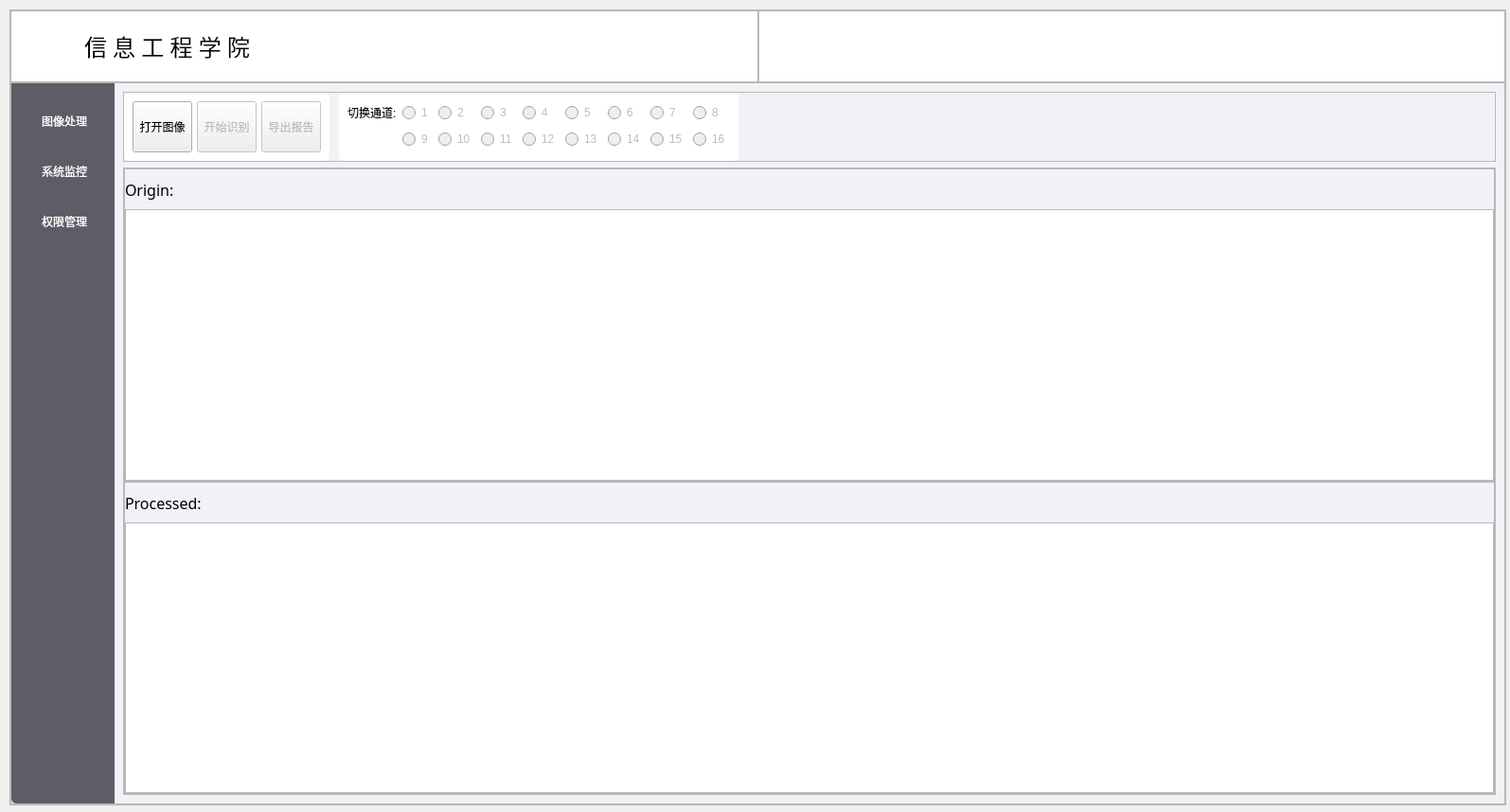
<?xml version="1.0" encoding="UTF-8"?>
<ui version="4.0">
 <class>MainWindow</class>
 <widget class="QMainWindow" name="MainWindow">
  <property name="geometry">
   <rect>
    <x>0</x>
    <y>0</y>
    <width>1595</width>
    <height>858</height>
   </rect>
  </property>
  <property name="windowTitle">
   <string>MainWindow</string>
  </property>
  <property name="toolButtonStyle">
   <enum>Qt::ToolButtonIconOnly</enum>
  </property>
  <widget class="QWidget" name="centralwidget">
   <widget class="QFrame" name="MainFrame">
    <property name="geometry">
     <rect>
      <x>10</x>
      <y>10</y>
      <width>1581</width>
      <height>841</height>
     </rect>
    </property>
    <property name="minimumSize">
     <size>
      <width>0</width>
      <height>0</height>
     </size>
    </property>
    <property name="frameShape">
     <enum>QFrame::StyledPanel</enum>
    </property>
    <property name="frameShadow">
     <enum>QFrame::Raised</enum>
    </property>
    <property name="lineWidth">
     <number>0</number>
    </property>
    <layout class="QVBoxLayout" name="verticalLayout">
     <property name="spacing">
      <number>0</number>
     </property>
     <property name="leftMargin">
      <number>0</number>
     </property>
     <property name="topMargin">
      <number>0</number>
     </property>
     <property name="rightMargin">
      <number>0</number>
     </property>
     <property name="bottomMargin">
      <number>0</number>
     </property>
     <item>
      <widget class="QFrame" name="TopFrame">
       <property name="sizePolicy">
        <sizepolicy hsizetype="Preferred" vsizetype="Expanding">
         <horstretch>0</horstretch>
         <verstretch>1</verstretch>
        </sizepolicy>
       </property>
       <property name="styleSheet">
        <string notr="true">#TopFrame{
background-color: rgb(255, 255, 255);
border-top-left-radius:5px;
border-top-right-radius:5px;
border-bottom-left-radius: 0px;
border-bottom-right-radius: 0px;
}
</string>
       </property>
       <property name="frameShape">
        <enum>QFrame::StyledPanel</enum>
       </property>
       <property name="frameShadow">
        <enum>QFrame::Raised</enum>
       </property>
       <property name="lineWidth">
        <number>0</number>
       </property>
       <layout class="QHBoxLayout" name="horizontalLayout">
        <property name="spacing">
         <number>0</number>
        </property>
        <property name="leftMargin">
         <number>0</number>
        </property>
        <property name="topMargin">
         <number>0</number>
        </property>
        <property name="rightMargin">
         <number>0</number>
        </property>
        <property name="bottomMargin">
         <number>0</number>
        </property>
        <item>
         <widget class="QFrame" name="TopFrame_left">
          <property name="sizePolicy">
           <sizepolicy hsizetype="Expanding" vsizetype="Preferred">
            <horstretch>5</horstretch>
            <verstretch>0</verstretch>
           </sizepolicy>
          </property>
          <property name="frameShape">
           <enum>QFrame::StyledPanel</enum>
          </property>
          <property name="frameShadow">
           <enum>QFrame::Raised</enum>
          </property>
          <property name="lineWidth">
           <number>0</number>
          </property>
          <layout class="QHBoxLayout" name="horizontalLayout_2">
           <property name="spacing">
            <number>0</number>
           </property>
           <property name="leftMargin">
            <number>0</number>
           </property>
           <property name="topMargin">
            <number>0</number>
           </property>
           <property name="rightMargin">
            <number>0</number>
           </property>
           <property name="bottomMargin">
            <number>0</number>
           </property>
           <item>
            <spacer name="horizontalSpacer">
             <property name="orientation">
              <enum>Qt::Horizontal</enum>
             </property>
             <property name="sizeType">
              <enum>QSizePolicy::Fixed</enum>
             </property>
             <property name="sizeHint" stdset="0">
              <size>
               <width>30</width>
               <height>20</height>
              </size>
             </property>
            </spacer>
           </item>
           <item>
            <widget class="QLabel" name="label_4">
             <property name="maximumSize">
              <size>
               <width>196</width>
               <height>60</height>
              </size>
             </property>
             <property name="text">
              <string/>
             </property>
             <property name="pixmap">
              <pixmap>../resources/image/chd.edu.png</pixmap>
             </property>
             <property name="scaledContents">
              <bool>true</bool>
             </property>
            </widget>
           </item>
           <item>
            <spacer name="horizontalSpacer_3">
             <property name="orientation">
              <enum>Qt::Horizontal</enum>
             </property>
             <property name="sizeType">
              <enum>QSizePolicy::Fixed</enum>
             </property>
             <property name="sizeHint" stdset="0">
              <size>
               <width>40</width>
               <height>20</height>
              </size>
             </property>
            </spacer>
           </item>
           <item>
            <widget class="QLabel" name="label_2">
             <property name="sizePolicy">
              <sizepolicy hsizetype="Preferred" vsizetype="Preferred">
               <horstretch>0</horstretch>
               <verstretch>0</verstretch>
              </sizepolicy>
             </property>
             <property name="font">
              <font>
               <family>隶书</family>
               <pointsize>18</pointsize>
              </font>
             </property>
             <property name="text">
              <string>信 息 工 程 学 院</string>
             </property>
            </widget>
           </item>
           <item>
            <spacer name="horizontalSpacer_2">
             <property name="orientation">
              <enum>Qt::Horizontal</enum>
             </property>
             <property name="sizeHint" stdset="0">
              <size>
               <width>40</width>
               <height>20</height>
              </size>
             </property>
            </spacer>
           </item>
          </layout>
         </widget>
        </item>
        <item>
         <widget class="QFrame" name="TopFrame_right">
          <property name="sizePolicy">
           <sizepolicy hsizetype="Expanding" vsizetype="Preferred">
            <horstretch>5</horstretch>
            <verstretch>0</verstretch>
           </sizepolicy>
          </property>
          <property name="maximumSize">
           <size>
            <width>16777215</width>
            <height>16777215</height>
           </size>
          </property>
          <property name="frameShape">
           <enum>QFrame::StyledPanel</enum>
          </property>
          <property name="frameShadow">
           <enum>QFrame::Raised</enum>
          </property>
          <property name="lineWidth">
           <number>0</number>
          </property>
          <layout class="QHBoxLayout" name="horizontalLayout_3">
           <property name="spacing">
            <number>0</number>
           </property>
           <property name="leftMargin">
            <number>0</number>
           </property>
           <property name="topMargin">
            <number>0</number>
           </property>
           <property name="rightMargin">
            <number>0</number>
           </property>
           <property name="bottomMargin">
            <number>0</number>
           </property>
           <item>
            <spacer name="blank_2">
             <property name="orientation">
              <enum>Qt::Horizontal</enum>
             </property>
             <property name="sizeHint" stdset="0">
              <size>
               <width>40</width>
               <height>20</height>
              </size>
             </property>
            </spacer>
           </item>
           <item alignment="Qt::AlignRight">
            <widget class="QPushButton" name="logout">
             <property name="sizePolicy">
              <sizepolicy hsizetype="Minimum" vsizetype="Preferred">
               <horstretch>0</horstretch>
               <verstretch>0</verstretch>
              </sizepolicy>
             </property>
             <property name="minimumSize">
              <size>
               <width>0</width>
               <height>20</height>
              </size>
             </property>
             <property name="toolTipDuration">
              <number>0</number>
             </property>
             <property name="styleSheet">
              <string notr="true">QPushButton{
	border:none;
}

QPushButton:hover{
	padding-bottom:3px
}</string>
             </property>
             <property name="text">
              <string/>
             </property>
             <property name="icon">
              <iconset>
               <normaloff>../resources/icon/关闭.png</normaloff>../resources/icon/关闭.png</iconset>
             </property>
            </widget>
           </item>
           <item>
            <spacer name="blank_4">
             <property name="orientation">
              <enum>Qt::Horizontal</enum>
             </property>
             <property name="sizeType">
              <enum>QSizePolicy::Preferred</enum>
             </property>
             <property name="sizeHint" stdset="0">
              <size>
               <width>30</width>
               <height>20</height>
              </size>
             </property>
            </spacer>
           </item>
          </layout>
         </widget>
        </item>
       </layout>
      </widget>
     </item>
     <item>
      <widget class="QFrame" name="WorkSpaceFrame">
       <property name="sizePolicy">
        <sizepolicy hsizetype="Preferred" vsizetype="Expanding">
         <horstretch>0</horstretch>
         <verstretch>10</verstretch>
        </sizepolicy>
       </property>
       <property name="styleSheet">
        <string notr="true"/>
       </property>
       <property name="frameShape">
        <enum>QFrame::StyledPanel</enum>
       </property>
       <property name="frameShadow">
        <enum>QFrame::Raised</enum>
       </property>
       <property name="lineWidth">
        <number>0</number>
       </property>
       <layout class="QHBoxLayout" name="horizontalLayout_4">
        <property name="spacing">
         <number>0</number>
        </property>
        <property name="leftMargin">
         <number>0</number>
        </property>
        <property name="topMargin">
         <number>0</number>
        </property>
        <property name="rightMargin">
         <number>0</number>
        </property>
        <property name="bottomMargin">
         <number>0</number>
        </property>
        <item>
         <widget class="QFrame" name="ToolbarFrame">
          <property name="sizePolicy">
           <sizepolicy hsizetype="Expanding" vsizetype="Preferred">
            <horstretch>2</horstretch>
            <verstretch>0</verstretch>
           </sizepolicy>
          </property>
          <property name="styleSheet">
           <string notr="true">#ToolbarFrame{
background-color: rgb(93, 93, 103);
qproperty-alignment: 'AlignCenter';
 border-top-left-radius: 0px;       /* 左上角圆角 */
                border-top-right-radius: 0px;       /* 右上角圆角 */
                border-bottom-right-radius: 0px;    /* 右下角圆角 */
                border-bottom-left-radius: 5px;     /* 左下角圆角 */ 
}
	
</string>
          </property>
          <property name="frameShape">
           <enum>QFrame::StyledPanel</enum>
          </property>
          <property name="frameShadow">
           <enum>QFrame::Raised</enum>
          </property>
          <property name="lineWidth">
           <number>0</number>
          </property>
          <layout class="QVBoxLayout" name="verticalLayout_2">
           <property name="spacing">
            <number>0</number>
           </property>
           <property name="leftMargin">
            <number>0</number>
           </property>
           <property name="topMargin">
            <number>0</number>
           </property>
           <property name="rightMargin">
            <number>0</number>
           </property>
           <property name="bottomMargin">
            <number>0</number>
           </property>
           <item>
            <widget class="QWidget" name="ToolbarWidget" native="true">
             <property name="styleSheet">
              <string notr="true">/* 默认 */
QToolButton{   
color:rgb(255, 255, 255);   
    border-top: 3px outset transparent;           /* 上边框宽度3像素、突出显示、颜色为透明 */
    border-bottom: 7px outset transparent;
    border-right: 3px outset transparent;
    border-left: 3px outset transparent;
    min-width: 80px;                            /* 控件最小宽度 */
    min-height: 40px;
    background-color: rgb(93, 93, 103);
}

/* 鼠标悬停 */
QToolButton:hover{
    background-color: rgb(205, 205, 205);
}

/* 点击和按下 */
QToolButton:pressed,QToolButton:checked{
    border-left: 3px outset rgb(93, 95, 97);  /* 左边框宽度3像素、突出显示、颜色为深深灰 */
    background-color: rgb(242, 241, 246);  
color:rgb(0, 0, 0);    
}  
QPushButton:default {
    border-color: navy; /* make the default button prominent */
	
}</string>
             </property>
             <layout class="QGridLayout" name="gridLayout">
              <property name="leftMargin">
               <number>0</number>
              </property>
              <property name="topMargin">
               <number>0</number>
              </property>
              <property name="rightMargin">
               <number>0</number>
              </property>
              <property name="bottomMargin">
               <number>0</number>
              </property>
              <property name="spacing">
               <number>0</number>
              </property>
              <item row="7" column="0">
               <spacer name="verticalSpacer">
                <property name="orientation">
                 <enum>Qt::Vertical</enum>
                </property>
                <property name="sizeType">
                 <enum>QSizePolicy::Expanding</enum>
                </property>
                <property name="sizeHint" stdset="0">
                 <size>
                  <width>20</width>
                  <height>60</height>
                 </size>
                </property>
               </spacer>
              </item>
              <item row="5" column="0">
               <widget class="QToolButton" name="Key">
                <property name="sizePolicy">
                 <sizepolicy hsizetype="Expanding" vsizetype="Fixed">
                  <horstretch>0</horstretch>
                  <verstretch>0</verstretch>
                 </sizepolicy>
                </property>
                <property name="styleSheet">
                 <string notr="true"/>
                </property>
                <property name="text">
                 <string> 权限管理</string>
                </property>
                <property name="icon">
                 <iconset>
                  <normaloff>../resources/icon/权限.png</normaloff>../resources/icon/权限.png</iconset>
                </property>
                <property name="checkable">
                 <bool>true</bool>
                </property>
                <property name="autoExclusive">
                 <bool>true</bool>
                </property>
                <property name="toolButtonStyle">
                 <enum>Qt::ToolButtonTextBesideIcon</enum>
                </property>
               </widget>
              </item>
              <item row="3" column="0">
               <widget class="QToolButton" name="AI">
                <property name="sizePolicy">
                 <sizepolicy hsizetype="Expanding" vsizetype="Fixed">
                  <horstretch>0</horstretch>
                  <verstretch>0</verstretch>
                 </sizepolicy>
                </property>
                <property name="layoutDirection">
                 <enum>Qt::LeftToRight</enum>
                </property>
                <property name="autoFillBackground">
                 <bool>false</bool>
                </property>
                <property name="styleSheet">
                 <string notr="true"/>
                </property>
                <property name="text">
                 <string> 图像处理</string>
                </property>
                <property name="icon">
                 <iconset>
                  <normaloff>../resources/icon/图像处理器.png</normaloff>../resources/icon/图像处理器.png</iconset>
                </property>
                <property name="checkable">
                 <bool>true</bool>
                </property>
                <property name="autoExclusive">
                 <bool>true</bool>
                </property>
                <property name="toolButtonStyle">
                 <enum>Qt::ToolButtonTextBesideIcon</enum>
                </property>
               </widget>
              </item>
              <item row="0" column="0">
               <spacer name="verticalSpacer_2">
                <property name="orientation">
                 <enum>Qt::Vertical</enum>
                </property>
                <property name="sizeType">
                 <enum>QSizePolicy::Preferred</enum>
                </property>
                <property name="sizeHint" stdset="0">
                 <size>
                  <width>15</width>
                  <height>15</height>
                 </size>
                </property>
               </spacer>
              </item>
              <item row="4" column="0">
               <widget class="QToolButton" name="SystemInfo">
                <property name="sizePolicy">
                 <sizepolicy hsizetype="Expanding" vsizetype="Fixed">
                  <horstretch>0</horstretch>
                  <verstretch>0</verstretch>
                 </sizepolicy>
                </property>
                <property name="layoutDirection">
                 <enum>Qt::LeftToRight</enum>
                </property>
                <property name="styleSheet">
                 <string notr="true"/>
                </property>
                <property name="text">
                 <string> 系统监控</string>
                </property>
                <property name="icon">
                 <iconset>
                  <normaloff>../resources/icon/监控.png</normaloff>../resources/icon/监控.png</iconset>
                </property>
                <property name="checkable">
                 <bool>true</bool>
                </property>
                <property name="autoExclusive">
                 <bool>true</bool>
                </property>
                <property name="toolButtonStyle">
                 <enum>Qt::ToolButtonTextBesideIcon</enum>
                </property>
               </widget>
              </item>
             </layout>
            </widget>
           </item>
          </layout>
         </widget>
        </item>
        <item>
         <widget class="QFrame" name="frame_7">
          <property name="sizePolicy">
           <sizepolicy hsizetype="Expanding" vsizetype="Preferred">
            <horstretch>27</horstretch>
            <verstretch>0</verstretch>
           </sizepolicy>
          </property>
          <property name="styleSheet">
           <string notr="true">#frame_7{
background-color: rgb(242, 241, 246);
border-top-left-radius: 0px;
border-top-right-radius: 0px;
border-bottom-right-radius: 5px;
border-bottom-left-radius: 0px;
}


</string>
          </property>
          <property name="frameShape">
           <enum>QFrame::StyledPanel</enum>
          </property>
          <property name="frameShadow">
           <enum>QFrame::Raised</enum>
          </property>
          <layout class="QGridLayout" name="gridLayout_2" rowstretch="0" columnstretch="0">
           <property name="leftMargin">
            <number>0</number>
           </property>
           <property name="topMargin">
            <number>0</number>
           </property>
           <property name="rightMargin">
            <number>0</number>
           </property>
           <property name="bottomMargin">
            <number>0</number>
           </property>
           <property name="spacing">
            <number>0</number>
           </property>
           <item row="0" column="0">
            <widget class="QStackedWidget" name="stackedWidget">
             <property name="sizePolicy">
              <sizepolicy hsizetype="Expanding" vsizetype="Expanding">
               <horstretch>0</horstretch>
               <verstretch>0</verstretch>
              </sizepolicy>
             </property>
             <property name="toolTipDuration">
              <number>0</number>
             </property>
             <property name="styleSheet">
              <string notr="true"/>
             </property>
             <property name="lineWidth">
              <number>0</number>
             </property>
             <property name="currentIndex">
              <number>0</number>
             </property>
             <widget class="QWidget" name="page">
              <property name="styleSheet">
               <string notr="true"/>
              </property>
              <layout class="QVBoxLayout" name="verticalLayout_3">
               <item>
                <widget class="QFrame" name="innerTop">
                 <property name="sizePolicy">
                  <sizepolicy hsizetype="Preferred" vsizetype="Expanding">
                   <horstretch>0</horstretch>
                   <verstretch>1</verstretch>
                  </sizepolicy>
                 </property>
                 <property name="styleSheet">
                  <string notr="true">QToolButton:hover{
    background-color: rgb(205, 205, 205);        /* 悬停时背景颜色变为略深的灰色（RGB 205, 205, 205） */
}</string>
                 </property>
                 <property name="frameShape">
                  <enum>QFrame::StyledPanel</enum>
                 </property>
                 <property name="frameShadow">
                  <enum>QFrame::Raised</enum>
                 </property>
                 <layout class="QHBoxLayout" name="horizontalLayout_6">
                  <property name="spacing">
                   <number>10</number>
                  </property>
                  <property name="leftMargin">
                   <number>0</number>
                  </property>
                  <property name="topMargin">
                   <number>0</number>
                  </property>
                  <property name="rightMargin">
                   <number>0</number>
                  </property>
                  <property name="bottomMargin">
                   <number>0</number>
                  </property>
                  <item>
                   <widget class="QFrame" name="button_tools">
                    <property name="styleSheet">
                     <string notr="true">#button_tools{
background-color: rgb(255, 255, 255);
border-top-left-radius:5px;
border-top-right-radius:5px;
border-bottom-left-radius: 5px;
border-bottom-right-radius: 5px;
}</string>
                    </property>
                    <property name="frameShape">
                     <enum>QFrame::StyledPanel</enum>
                    </property>
                    <property name="frameShadow">
                     <enum>QFrame::Raised</enum>
                    </property>
                    <layout class="QHBoxLayout" name="horizontalLayout_5">
                     <property name="spacing">
                      <number>5</number>
                     </property>
                     <property name="leftMargin">
                      <number>9</number>
                     </property>
                     <property name="topMargin">
                      <number>9</number>
                     </property>
                     <property name="rightMargin">
                      <number>9</number>
                     </property>
                     <property name="bottomMargin">
                      <number>9</number>
                     </property>
                     <item>
                      <widget class="QToolButton" name="openFile">
                       <property name="enabled">
                        <bool>true</bool>
                       </property>
                       <property name="sizePolicy">
                        <sizepolicy hsizetype="Fixed" vsizetype="Preferred">
                         <horstretch>0</horstretch>
                         <verstretch>0</verstretch>
                        </sizepolicy>
                       </property>
                       <property name="minimumSize">
                        <size>
                         <width>63</width>
                         <height>0</height>
                        </size>
                       </property>
                       <property name="layoutDirection">
                        <enum>Qt::LeftToRight</enum>
                       </property>
                       <property name="autoFillBackground">
                        <bool>false</bool>
                       </property>
                       <property name="styleSheet">
                        <string notr="true"/>
                       </property>
                       <property name="text">
                        <string>打开图像</string>
                       </property>
                       <property name="icon">
                        <iconset>
                         <normaloff>../resources/icon/文件夹.png</normaloff>../resources/icon/文件夹.png</iconset>
                       </property>
                       <property name="iconSize">
                        <size>
                         <width>30</width>
                         <height>30</height>
                        </size>
                       </property>
                       <property name="toolButtonStyle">
                        <enum>Qt::ToolButtonTextUnderIcon</enum>
                       </property>
                      </widget>
                     </item>
                     <item>
                      <widget class="QToolButton" name="start_reg">
                       <property name="enabled">
                        <bool>false</bool>
                       </property>
                       <property name="sizePolicy">
                        <sizepolicy hsizetype="Fixed" vsizetype="Preferred">
                         <horstretch>0</horstretch>
                         <verstretch>0</verstretch>
                        </sizepolicy>
                       </property>
                       <property name="minimumSize">
                        <size>
                         <width>63</width>
                         <height>0</height>
                        </size>
                       </property>
                       <property name="layoutDirection">
                        <enum>Qt::LeftToRight</enum>
                       </property>
                       <property name="autoFillBackground">
                        <bool>false</bool>
                       </property>
                       <property name="styleSheet">
                        <string notr="true"/>
                       </property>
                       <property name="text">
                        <string>开始识别</string>
                       </property>
                       <property name="icon">
                        <iconset>
                         <normaloff>../resources/icon/图像识别.png</normaloff>../resources/icon/图像识别.png</iconset>
                       </property>
                       <property name="iconSize">
                        <size>
                         <width>30</width>
                         <height>30</height>
                        </size>
                       </property>
                       <property name="toolButtonStyle">
                        <enum>Qt::ToolButtonTextUnderIcon</enum>
                       </property>
                      </widget>
                     </item>
                     <item>
                      <widget class="QToolButton" name="output_word">
                       <property name="enabled">
                        <bool>false</bool>
                       </property>
                       <property name="sizePolicy">
                        <sizepolicy hsizetype="Fixed" vsizetype="Preferred">
                         <horstretch>0</horstretch>
                         <verstretch>0</verstretch>
                        </sizepolicy>
                       </property>
                       <property name="minimumSize">
                        <size>
                         <width>63</width>
                         <height>0</height>
                        </size>
                       </property>
                       <property name="layoutDirection">
                        <enum>Qt::LeftToRight</enum>
                       </property>
                       <property name="autoFillBackground">
                        <bool>false</bool>
                       </property>
                       <property name="styleSheet">
                        <string notr="true"/>
                       </property>
                       <property name="text">
                        <string>导出报告</string>
                       </property>
                       <property name="icon">
                        <iconset>
                         <normaloff>../resources/icon/Word.png</normaloff>../resources/icon/Word.png</iconset>
                       </property>
                       <property name="iconSize">
                        <size>
                         <width>30</width>
                         <height>30</height>
                        </size>
                       </property>
                       <property name="toolButtonStyle">
                        <enum>Qt::ToolButtonTextUnderIcon</enum>
                       </property>
                      </widget>
                     </item>
                    </layout>
                   </widget>
                  </item>
                  <item>
                   <widget class="QFrame" name="radio_box">
                    <property name="styleSheet">
                     <string notr="true">#radio_box{
background-color: rgb(255, 255, 255);
border-top-left-radius:5px;
border-top-right-radius:5px;
border-bottom-left-radius: 5px;
border-bottom-right-radius: 5px;
}</string>
                    </property>
                    <property name="frameShape">
                     <enum>QFrame::StyledPanel</enum>
                    </property>
                    <property name="frameShadow">
                     <enum>QFrame::Raised</enum>
                    </property>
                    <layout class="QGridLayout" name="gridLayout_3">
                     <item row="1" column="7">
                      <widget class="QRadioButton" name="channel_15">
                       <property name="enabled">
                        <bool>false</bool>
                       </property>
                       <property name="text">
                        <string>15</string>
                       </property>
                      </widget>
                     </item>
                     <item row="0" column="2">
                      <widget class="QRadioButton" name="channel_2">
                       <property name="enabled">
                        <bool>false</bool>
                       </property>
                       <property name="text">
                        <string>2</string>
                       </property>
                      </widget>
                     </item>
                     <item row="1" column="3">
                      <widget class="QRadioButton" name="channel_11">
                       <property name="enabled">
                        <bool>false</bool>
                       </property>
                       <property name="text">
                        <string>11</string>
                       </property>
                      </widget>
                     </item>
                     <item row="0" column="3">
                      <widget class="QRadioButton" name="channel_3">
                       <property name="enabled">
                        <bool>false</bool>
                       </property>
                       <property name="text">
                        <string>3</string>
                       </property>
                      </widget>
                     </item>
                     <item row="0" column="4">
                      <widget class="QRadioButton" name="channel_4">
                       <property name="enabled">
                        <bool>false</bool>
                       </property>
                       <property name="text">
                        <string>4</string>
                       </property>
                      </widget>
                     </item>
                     <item row="0" column="7">
                      <widget class="QRadioButton" name="channel_7">
                       <property name="enabled">
                        <bool>false</bool>
                       </property>
                       <property name="text">
                        <string>7</string>
                       </property>
                      </widget>
                     </item>
                     <item row="0" column="1">
                      <widget class="QRadioButton" name="channel_1">
                       <property name="enabled">
                        <bool>false</bool>
                       </property>
                       <property name="sizePolicy">
                        <sizepolicy hsizetype="Preferred" vsizetype="Fixed">
                         <horstretch>0</horstretch>
                         <verstretch>0</verstretch>
                        </sizepolicy>
                       </property>
                       <property name="text">
                        <string>1</string>
                       </property>
                      </widget>
                     </item>
                     <item row="1" column="6">
                      <widget class="QRadioButton" name="channel_14">
                       <property name="enabled">
                        <bool>false</bool>
                       </property>
                       <property name="text">
                        <string>14</string>
                       </property>
                      </widget>
                     </item>
                     <item row="1" column="1">
                      <widget class="QRadioButton" name="channel_9">
                       <property name="enabled">
                        <bool>false</bool>
                       </property>
                       <property name="text">
                        <string>9</string>
                       </property>
                      </widget>
                     </item>
                     <item row="1" column="5">
                      <widget class="QRadioButton" name="channel_13">
                       <property name="enabled">
                        <bool>false</bool>
                       </property>
                       <property name="text">
                        <string>13</string>
                       </property>
                      </widget>
                     </item>
                     <item row="1" column="8">
                      <widget class="QRadioButton" name="channel_16">
                       <property name="enabled">
                        <bool>false</bool>
                       </property>
                       <property name="text">
                        <string>16</string>
                       </property>
                      </widget>
                     </item>
                     <item row="0" column="6">
                      <widget class="QRadioButton" name="channel_6">
                       <property name="enabled">
                        <bool>false</bool>
                       </property>
                       <property name="text">
                        <string>6</string>
                       </property>
                      </widget>
                     </item>
                     <item row="1" column="4">
                      <widget class="QRadioButton" name="channel_12">
                       <property name="enabled">
                        <bool>false</bool>
                       </property>
                       <property name="text">
                        <string>12</string>
                       </property>
                      </widget>
                     </item>
                     <item row="0" column="5">
                      <widget class="QRadioButton" name="channel_5">
                       <property name="enabled">
                        <bool>false</bool>
                       </property>
                       <property name="text">
                        <string>5</string>
                       </property>
                      </widget>
                     </item>
                     <item row="1" column="2">
                      <widget class="QRadioButton" name="channel_10">
                       <property name="enabled">
                        <bool>false</bool>
                       </property>
                       <property name="text">
                        <string>10</string>
                       </property>
                      </widget>
                     </item>
                     <item row="0" column="8">
                      <widget class="QRadioButton" name="channel_8">
                       <property name="enabled">
                        <bool>false</bool>
                       </property>
                       <property name="text">
                        <string>8</string>
                       </property>
                      </widget>
                     </item>
                     <item row="0" column="0">
                      <widget class="QLabel" name="label">
                       <property name="text">
                        <string>切换通道:</string>
                       </property>
                      </widget>
                     </item>
                    </layout>
                   </widget>
                  </item>
                  <item>
                   <spacer name="horizontalSpacer_5">
                    <property name="orientation">
                     <enum>Qt::Horizontal</enum>
                    </property>
                    <property name="sizeHint" stdset="0">
                     <size>
                      <width>40</width>
                      <height>20</height>
                     </size>
                    </property>
                   </spacer>
                  </item>
                 </layout>
                </widget>
               </item>
               <item>
                <widget class="QFrame" name="innerMid">
                 <property name="sizePolicy">
                  <sizepolicy hsizetype="Preferred" vsizetype="Expanding">
                   <horstretch>0</horstretch>
                   <verstretch>9</verstretch>
                  </sizepolicy>
                 </property>
                 <property name="frameShape">
                  <enum>QFrame::StyledPanel</enum>
                 </property>
                 <property name="frameShadow">
                  <enum>QFrame::Raised</enum>
                 </property>
                 <layout class="QVBoxLayout" name="verticalLayout_6">
                  <property name="spacing">
                   <number>0</number>
                  </property>
                  <property name="leftMargin">
                   <number>0</number>
                  </property>
                  <property name="topMargin">
                   <number>0</number>
                  </property>
                  <property name="rightMargin">
                   <number>0</number>
                  </property>
                  <property name="bottomMargin">
                   <number>0</number>
                  </property>
                  <item>
                   <widget class="QFrame" name="frame_2">
                    <property name="sizePolicy">
                     <sizepolicy hsizetype="Expanding" vsizetype="Preferred">
                      <horstretch>0</horstretch>
                      <verstretch>0</verstretch>
                     </sizepolicy>
                    </property>
                    <property name="frameShape">
                     <enum>QFrame::StyledPanel</enum>
                    </property>
                    <property name="frameShadow">
                     <enum>QFrame::Raised</enum>
                    </property>
                    <layout class="QVBoxLayout" name="verticalLayout_4">
                     <property name="spacing">
                      <number>9</number>
                     </property>
                     <property name="leftMargin">
                      <number>0</number>
                     </property>
                     <property name="topMargin">
                      <number>10</number>
                     </property>
                     <property name="rightMargin">
                      <number>0</number>
                     </property>
                     <property name="bottomMargin">
                      <number>0</number>
                     </property>
                     <item>
                      <widget class="QLabel" name="label_Origin">
                       <property name="font">
                        <font>
                         <family>黑体</family>
                         <pointsize>12</pointsize>
                        </font>
                       </property>
                       <property name="text">
                        <string>Origin:</string>
                       </property>
                      </widget>
                     </item>
                     <item>
                      <widget class="QGraphicsView" name="origin_image"/>
                     </item>
                    </layout>
                   </widget>
                  </item>
                  <item>
                   <widget class="QFrame" name="frame">
                    <property name="sizePolicy">
                     <sizepolicy hsizetype="Expanding" vsizetype="Preferred">
                      <horstretch>0</horstretch>
                      <verstretch>0</verstretch>
                     </sizepolicy>
                    </property>
                    <property name="frameShape">
                     <enum>QFrame::StyledPanel</enum>
                    </property>
                    <property name="frameShadow">
                     <enum>QFrame::Raised</enum>
                    </property>
                    <layout class="QVBoxLayout" name="verticalLayout_5">
                     <property name="spacing">
                      <number>9</number>
                     </property>
                     <property name="leftMargin">
                      <number>0</number>
                     </property>
                     <property name="topMargin">
                      <number>10</number>
                     </property>
                     <property name="rightMargin">
                      <number>0</number>
                     </property>
                     <property name="bottomMargin">
                      <number>0</number>
                     </property>
                     <item>
                      <widget class="QLabel" name="label_processed">
                       <property name="font">
                        <font>
                         <family>黑体</family>
                         <pointsize>12</pointsize>
                        </font>
                       </property>
                       <property name="text">
                        <string>Processed:</string>
                       </property>
                      </widget>
                     </item>
                     <item>
                      <widget class="QGraphicsView" name="processed_image"/>
                     </item>
                    </layout>
                   </widget>
                  </item>
                 </layout>
                </widget>
               </item>
              </layout>
             </widget>
             <widget class="QWidget" name="page_2"/>
             <widget class="QWidget" name="page_3">
              <widget class="QLabel" name="label_3">
               <property name="geometry">
                <rect>
                 <x>20</x>
                 <y>10</y>
                 <width>72</width>
                 <height>15</height>
                </rect>
               </property>
               <property name="text">
                <string>page 3</string>
               </property>
              </widget>
             </widget>
            </widget>
           </item>
          </layout>
         </widget>
        </item>
       </layout>
      </widget>
     </item>
    </layout>
   </widget>
  </widget>
 </widget>
 <resources/>
 <connections>
  <connection>
   <sender>logout</sender>
   <signal>clicked()</signal>
   <receiver>MainWindow</receiver>
   <slot>close()</slot>
   <hints>
    <hint type="sourcelabel">
     <x>1568</x>
     <y>58</y>
    </hint>
    <hint type="destinationlabel">
     <x>984</x>
     <y>67</y>
    </hint>
   </hints>
  </connection>
 </connections>
</ui>
